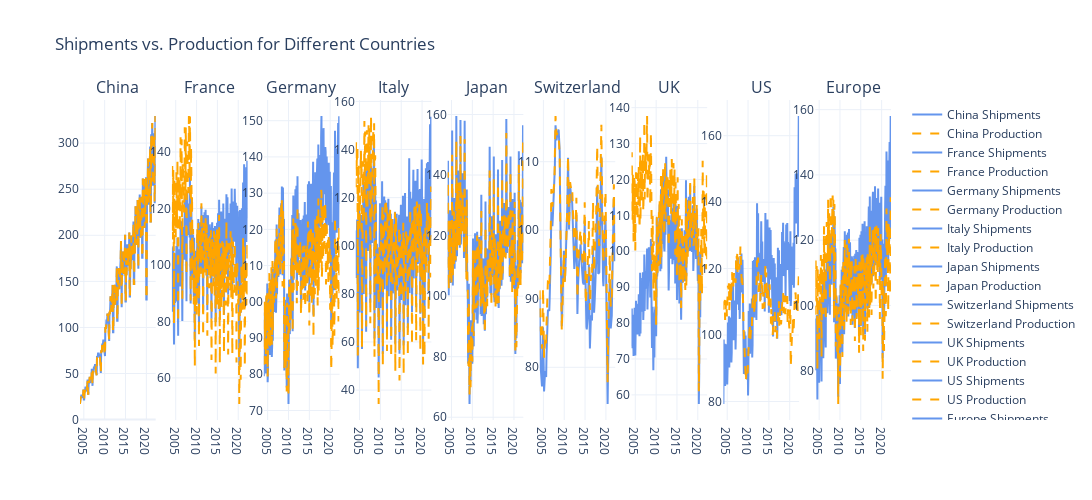

Notebook code cell kept with this figure:
### Markdown cell above
##### <span style="background-color:#235987; padding:5px; border-radius:5px;">**Shipment vs Production**</span> <a id='data-loading-and-description'></a>

### Code cell
df_market['Year'] = df_market.index.year

# define subplot layout (1 row, multiple columns)
fig = make_subplots(
    rows=1, cols=len(countries),  
    subplot_titles=countries,  # country names as titles
    horizontal_spacing=0.02  # adjust spacing between subplots
)

# loop through each country and add traces
for i, (country, ship_col, prod_col) in enumerate(zip(countries, shipment_columns, production_columns)):
    # add Shipments trace
    fig.add_trace(go.Scatter(
        x=df_market.index, 
        y=df_market[ship_col], 
        mode='lines', 
        name=f'{country} Shipments',
        line=dict(color="cornflowerblue", width=2)
    ), row=1, col=i+1)

    # add Production trace
    fig.add_trace(go.Scatter(
        x=df_market.index, 
        y=df_market[prod_col], 
        mode='lines', 
        name=f'{country} Production',
        line=dict(color="orange", width=2, dash="dash")
    ), row=1, col=i+1)

# layout for better visualization
fig.update_layout(
    title='Shipments vs. Production for Different Countries',
    height=500, width=800 * len(countries),
    showlegend=True,
    template="plotly_white"
)
fig.show()

### Figure 1 — Plotly figure (JSON) as saved in the notebook; plotly's stock layout.template omitted (floating-point values rounded to 4 significant figures; data arrays with more than 128 entries replaced by an {"elided": "..."} marker saying what was removed)
{"data": [{"line": {"color": "cornflowerblue", "width": 2}, "mode": "lines", "name": "China Shipments", "type": "scatter", "x": {"elided": "219 str values"}, "xaxis": "x", "y": {"elided": "219 float values"}, "yaxis": "y"}, {"line": {"color": "orange", "dash": "dash", "width": 2}, "mode": "lines", "name": "China Production", "type": "scatter", "x": {"elided": "219 str values"}, "xaxis": "x", "y": {"elided": "219 float values"}, "yaxis": "y"}, {"line": {"color": "cornflowerblue", "width": 2}, "mode": "lines", "name": "France Shipments", "type": "scatter", "x": {"elided": "219 str values"}, "xaxis": "x2", "y": {"elided": "219 float values"}, "yaxis": "y2"}, {"line": {"color": "orange", "dash": "dash", "width": 2}, "mode": "lines", "name": "France Production", "type": "scatter", "x": {"elided": "219 str values"}, "xaxis": "x2", "y": {"elided": "219 float values"}, "yaxis": "y2"}, {"line": {"color": "cornflowerblue", "width": 2}, "mode": "lines", "name": "Germany Shipments", "type": "scatter", "x": {"elided": "219 str values"}, "xaxis": "x3", "y": {"elided": "219 float values"}, "yaxis": "y3"}, {"line": {"color": "orange", "dash": "dash", "width": 2}, "mode": "lines", "name": "Germany Production", "type": "scatter", "x": {"elided": "219 str values"}, "xaxis": "x3", "y": {"elided": "219 float values"}, "yaxis": "y3"}, {"line": {"color": "cornflowerblue", "width": 2}, "mode": "lines", "name": "Italy Shipments", "type": "scatter", "x": {"elided": "219 str values"}, "xaxis": "x4", "y": {"elided": "219 float values"}, "yaxis": "y4"}, {"line": {"color": "orange", "dash": "dash", "width": 2}, "mode": "lines", "name": "Italy Production", "type": "scatter", "x": {"elided": "219 str values"}, "xaxis": "x4", "y": {"elided": "219 float values"}, "yaxis": "y4"}, {"line": {"color": "cornflowerblue", "width": 2}, "mode": "lines", "name": "Japan Shipments", "type": "scatter", "x": {"elided": "219 str values"}, "xaxis": "x5", "y": {"elided": "219 float values"}, "yaxis": "y5"}, {"line": {"color": "orange", "dash": "dash", "width": 2}, "mode": "lines", "name": "Japan Production", "type": "scatter", "x": {"elided": "219 str values"}, "xaxis": "x5", "y": {"elided": "219 float values"}, "yaxis": "y5"}, {"line": {"color": "cornflowerblue", "width": 2}, "mode": "lines", "name": "Switzerland Shipments", "type": "scatter", "x": {"elided": "219 str values"}, "xaxis": "x6", "y": {"elided": "219 float values"}, "yaxis": "y6"}, {"line": {"color": "orange", "dash": "dash", "width": 2}, "mode": "lines", "name": "Switzerland Production", "type": "scatter", "x": {"elided": "219 str values"}, "xaxis": "x6", "y": {"elided": "219 float values"}, "yaxis": "y6"}, {"line": {"color": "cornflowerblue", "width": 2}, "mode": "lines", "name": "UK Shipments", "type": "scatter", "x": {"elided": "219 str values"}, "xaxis": "x7", "y": {"elided": "219 float values"}, "yaxis": "y7"}, {"line": {"color": "orange", "dash": "dash", "width": 2}, "mode": "lines", "name": "UK Production", "type": "scatter", "x": {"elided": "219 str values"}, "xaxis": "x7", "y": {"elided": "219 float values"}, "yaxis": "y7"}, {"line": {"color": "cornflowerblue", "width": 2}, "mode": "lines", "name": "US Shipments", "type": "scatter", "x": {"elided": "219 str values"}, "xaxis": "x8", "y": {"elided": "219 float values"}, "yaxis": "y8"}, {"line": {"color": "orange", "dash": "dash", "width": 2}, "mode": "lines", "name": "US Production", "type": "scatter", "x": {"elided": "219 str values"}, "xaxis": "x8", "y": {"elided": "219 float values"}, "yaxis": "y8"}, {"line": {"color": "cornflowerblue", "width": 2}, "mode": "lines", "name": "Europe Shipments", "type": "scatter", "x": {"elided": "219 str values"}, "xaxis": "x9", "y": {"elided": "219 float values"}, "yaxis": "y9"}, {"line": {"color": "orange", "dash": "dash", "width": 2}, "mode": "lines", "name": "Europe Production", "type": "scatter", "x": {"elided": "219 str values"}, "xaxis": "x9", "y": {"elided": "219 float values"}, "yaxis": "y9"}], "layout": {"annotations": [{"font": {"size": 16}, "showarrow": false, "text": "China", "x": 0.04667, "xanchor": "center", "xref": "paper", "y": 1, "yanchor": "bottom", "yref": "paper"}, {"font": {"size": 16}, "showarrow": false, "text": "France", "x": 0.16, "xanchor": "center", "xref": "paper", "y": 1, "yanchor": "bottom", "yref": "paper"}, {"font": {"size": 16}, "showarrow": false, "text": "Germany", "x": 0.2733, "xanchor": "center", "xref": "paper", "y": 1, "yanchor": "bottom", "yref": "paper"}, {"font": {"size": 16}, "showarrow": false, "text": "Italy", "x": 0.3867, "xanchor": "center", "xref": "paper", "y": 1, "yanchor": "bottom", "yref": "paper"}, {"font": {"size": 16}, "showarrow": false, "text": "Japan", "x": 0.5, "xanchor": "center", "xref": "paper", "y": 1, "yanchor": "bottom", "yref": "paper"}, {"font": {"size": 16}, "showarrow": false, "text": "Switzerland", "x": 0.6133, "xanchor": "center", "xref": "paper", "y": 1, "yanchor": "bottom", "yref": "paper"}, {"font": {"size": 16}, "showarrow": false, "text": "UK", "x": 0.7267, "xanchor": "center", "xref": "paper", "y": 1, "yanchor": "bottom", "yref": "paper"}, {"font": {"size": 16}, "showarrow": false, "text": "US", "x": 0.84, "xanchor": "center", "xref": "paper", "y": 1, "yanchor": "bottom", "yref": "paper"}, {"font": {"size": 16}, "showarrow": false, "text": "Europe", "x": 0.9533, "xanchor": "center", "xref": "paper", "y": 1, "yanchor": "bottom", "yref": "paper"}], "height": 500, "showlegend": true, "title": {"text": "Shipments vs. Production for Different Countries"}, "width": 7200, "xaxis": {"anchor": "y", "domain": [0, 0.09333]}, "xaxis2": {"anchor": "y2", "domain": [0.1133, 0.2067]}, "xaxis3": {"anchor": "y3", "domain": [0.2267, 0.32]}, "xaxis4": {"anchor": "y4", "domain": [0.34, 0.4333]}, "xaxis5": {"anchor": "y5", "domain": [0.4533, 0.5467]}, "xaxis6": {"anchor": "y6", "domain": [0.5667, 0.66]}, "xaxis7": {"anchor": "y7", "domain": [0.68, 0.7733]}, "xaxis8": {"anchor": "y8", "domain": [0.7933, 0.8867]}, "xaxis9": {"anchor": "y9", "domain": [0.9067, 1]}, "yaxis": {"anchor": "x", "domain": [0, 1]}, "yaxis2": {"anchor": "x2", "domain": [0, 1]}, "yaxis3": {"anchor": "x3", "domain": [0, 1]}, "yaxis4": {"anchor": "x4", "domain": [0, 1]}, "yaxis5": {"anchor": "x5", "domain": [0, 1]}, "yaxis6": {"anchor": "x6", "domain": [0, 1]}, "yaxis7": {"anchor": "x7", "domain": [0, 1]}, "yaxis8": {"anchor": "x8", "domain": [0, 1]}, "yaxis9": {"anchor": "x9", "domain": [0, 1]}}}
